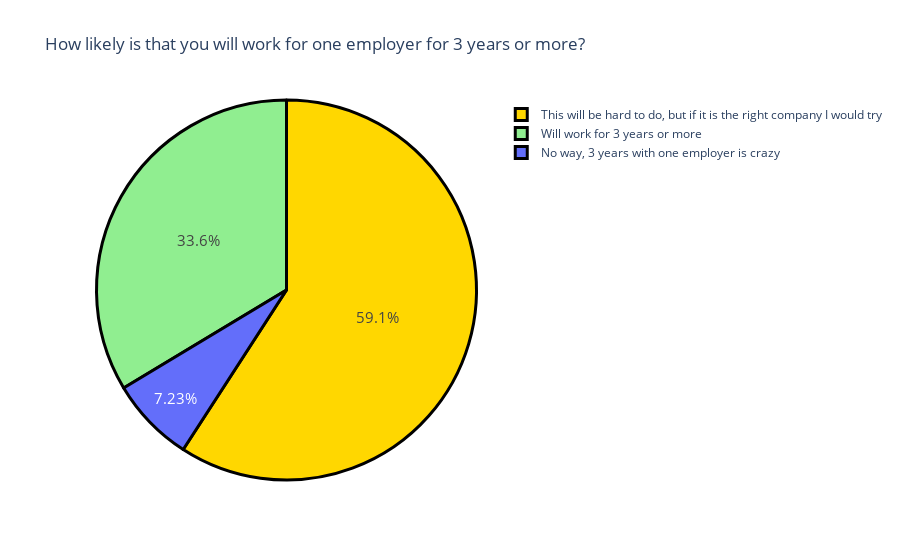

Source (notebook cell):
### Markdown cell above
##### Observations:
1. 46.8% believe in pursuing higher education outside India with their self-earned income
2. 27.7% don’t want to pursue higher education outside of India
3. 25.5% can only pursue higher education outside India if someone can bare that cost

### Code cell
# Now let’s have a look at how likely Genz is to work for one employer for three years or more
question3 = "How likely is that you will work for one employer for 3 years or more ?"
question3 = data[question3].value_counts()
label = question3.index
counts = question3.values
colors = ['gold','lightgreen']
fig = go.Figure(data=[go.Pie(labels=label, values=counts)])
fig.update_layout(title_text='How likely is that you will work for one employer for 3 years or more?')
fig.update_traces(hoverinfo='label+value', textinfo='percent', textfont_size=15,
                  marker=dict(colors=colors, line=dict(color='black', width=3)))
fig.show()

### Figure 1 — Plotly figure (JSON) as saved in the notebook; plotly's stock layout.template omitted (floating-point values rounded to 4 significant figures)
{"data": [{"hoverinfo": "label+value", "labels": ["This will be hard to do, but if it is the right company I would try", "Will work for 3 years or more", "No way, 3 years with one employer is crazy"], "marker": {"colors": ["gold", "lightgreen"], "line": {"color": "black", "width": 3}}, "textfont": {"size": 15}, "textinfo": "percent", "type": "pie", "values": [139, 79, 17]}], "layout": {"autosize": true, "title": {"text": "How likely is that you will work for one employer for 3 years or more?"}}}
